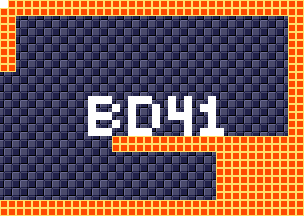

A level layout from a 2D game, rendered from its tile map. Below: a short description, then the map file with tile-grid data replaced by summaries:
An orthogonal 38x27 tile map with 8x8 px tiles, 4 tile layers (background, foreground, room numbers, Objects), 15 tilesets.

<map version="1.5" tiledversion="1.7.1" orientation="orthogonal" renderorder="right-down" width="38" height="27" tilewidth="8" tileheight="8" infinite="0" nextlayerid="11" nextobjectid="1">
 <tileset firstgid="1" source="tilesheets/tsKarniMata.tsx" />
 <tileset firstgid="1025" source="tilesheets/tsVoodooWasp.tsx" />
 <tileset firstgid="2049" source="tilesheets/tsBurial.tsx" />
 <tileset firstgid="3073" source="tilesheets/tsBlueTemple.tsx" />
 <tileset firstgid="4097" source="tilesheets/tsGoddess.tsx" />
 <tileset firstgid="5121" source="tilesheets/tsKonark.tsx" />
 <tileset firstgid="6145" name="sEnemies" tilewidth="8" tileheight="8" tilecount="1024" columns="32">
  <image source="../grapx/tilesheets/sObjects.bmp" trans="ff94ff" width="256" height="256" />
 </tileset>
 <tileset firstgid="7169" source="tilesheets/tsIceTemple.tsx" />
 <tileset firstgid="8193" source="tilesheets/tsLavaArea.tsx" />
 <tileset firstgid="9217" source="tilesheets/tsBossArea.tsx" />
 <tileset firstgid="10241" source="tilesheets/tsPegu.tsx" />
 <tileset firstgid="11265" source="tilesheets/sTiwanakuTemple.tsx" />
 <tileset firstgid="12289" source="tilesheets/sIndraTemple.tsx" />
 <tileset firstgid="13313" source="tilesheets/sTeleport.tsx" />
 <tileset firstgid="14337" source="tilesheets/sObjects.tsx" />
 <layer id="2" name="background" width="38" height="27">
  <data>[1026 cells, 1026 non-empty, 2 distinct tile ids]</data>
 </layer>
 <layer id="1" name="foreground" width="38" height="27">
  <data>[1026 cells, 310 non-empty, 1 distinct tile ids]</data>
 </layer>
 <layer id="7" name="room numbers" width="38" height="27">
  <data>[1026 cells, 43 non-empty, 1 distinct tile ids]</data>
 </layer>
 <layer id="10" name="Objects" width="38" height="27">
  <data>[1026 cells, 0 non-empty, 0 distinct tile ids]</data>
 </layer>
</map>
